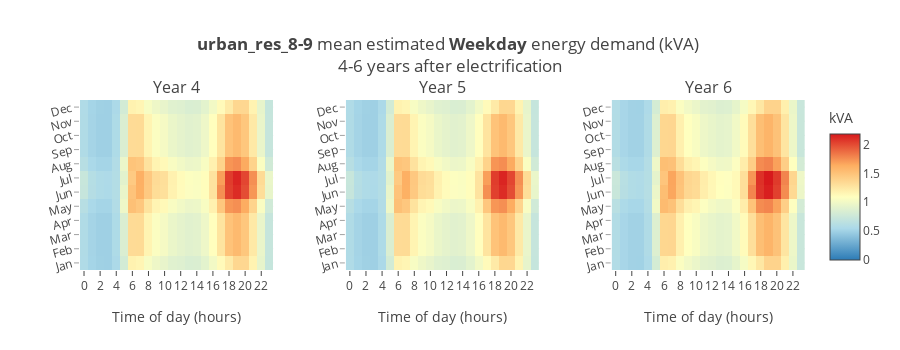

Source (notebook cell):
### Code cell
exc.plotExpHourlyProfiles('urban_res_8-9', 'Weekday', yearstart=4, yearend=6)

### Figure 1 — Plotly figure (JSON) as saved in the notebook; plotly's stock layout.template omitted (floating-point values rounded to 4 significant figures; data arrays with more than 128 entries replaced by an {"elided": "..."} marker saying what was removed)
{"data": [{"colorbar": {"len": 1, "title": "kVA", "yanchor": "middle"}, "colorscale": [[0, "rgb(215,25,28)"], [0.25, "rgb(253,174,97)"], [0.5, "rgb(255,255,191)"], [0.75, "rgb(171,217,233)"], [1, "rgb(44,123,182)"]], "hoverinfo": "text", "reversescale": true, "showscale": true, "text": {"elided": "12x24 str values"}, "type": "heatmap", "x": {"elided": "288 int values"}, "xaxis": "x1", "y": {"elided": "288 int values"}, "yaxis": "y1", "z": {"elided": "288 float values"}, "zmax": 2.18, "zmin": 0}, {"colorbar": {"len": 1, "title": "kVA", "yanchor": "middle"}, "colorscale": [[0, "rgb(215,25,28)"], [0.25, "rgb(253,174,97)"], [0.5, "rgb(255,255,191)"], [0.75, "rgb(171,217,233)"], [1, "rgb(44,123,182)"]], "hoverinfo": "text", "reversescale": true, "showscale": false, "text": {"elided": "12x24 str values"}, "type": "heatmap", "x": {"elided": "288 int values"}, "xaxis": "x2", "y": {"elided": "288 int values"}, "yaxis": "y2", "z": {"elided": "288 float values"}, "zmax": 2.18, "zmin": 0}, {"colorbar": {"len": 1, "title": "kVA", "yanchor": "middle"}, "colorscale": [[0, "rgb(215,25,28)"], [0.25, "rgb(253,174,97)"], [0.5, "rgb(255,255,191)"], [0.75, "rgb(171,217,233)"], [1, "rgb(44,123,182)"]], "hoverinfo": "text", "reversescale": true, "showscale": false, "text": {"elided": "12x24 str values"}, "type": "heatmap", "x": {"elided": "288 int values"}, "xaxis": "x3", "y": {"elided": "288 int values"}, "yaxis": "y3", "z": {"elided": "288 float values"}, "zmax": 2.18, "zmin": 0}], "layout": {"annotations": [{"font": {"size": 16}, "showarrow": false, "text": "Year 4", "x": 0.1333, "xanchor": "center", "xref": "paper", "y": 1, "yanchor": "bottom", "yref": "paper"}, {"font": {"size": 16}, "showarrow": false, "text": "Year 5", "x": 0.5, "xanchor": "center", "xref": "paper", "y": 1, "yanchor": "bottom", "yref": "paper"}, {"font": {"size": 16}, "showarrow": false, "text": "Year 6", "x": 0.8667, "xanchor": "center", "xref": "paper", "y": 1, "yanchor": "bottom", "yref": "paper"}], "height": 350, "showlegend": false, "title": "<b>urban_res_8-9</b> mean estimated <b>Weekday</b> energy demand (kVA) <br />4-6 years after electrification", "xaxis1": {"anchor": "y1", "domain": [0, 0.2667], "tickvals": [0, 2, 4, 6, 8, 10, 12, 14, 16, 18, 20, 22], "title": "Time of day (hours)"}, "xaxis2": {"anchor": "y2", "domain": [0.3667, 0.6333], "tickvals": [0, 2, 4, 6, 8, 10, 12, 14, 16, 18, 20, 22], "title": "Time of day (hours)"}, "xaxis3": {"anchor": "y3", "domain": [0.7333, 1], "tickvals": [0, 2, 4, 6, 8, 10, 12, 14, 16, 18, 20, 22], "title": "Time of day (hours)"}, "yaxis1": {"anchor": "x1", "domain": [0, 1], "tickangle": -15, "ticktext": ["Jan", "Feb", "Mar", "Apr", "May", "Jun", "Jul", "Aug", "Sep", "Oct", "Nov", "Dec"], "tickvals": [1, 2, 3, 4, 5, 6, 7, 8, 9, 10, 11, 12], "tickwidth": 0.5, "type": "category"}, "yaxis2": {"anchor": "x2", "domain": [0, 1], "tickangle": -15, "ticktext": ["Jan", "Feb", "Mar", "Apr", "May", "Jun", "Jul", "Aug", "Sep", "Oct", "Nov", "Dec"], "tickvals": [1, 2, 3, 4, 5, 6, 7, 8, 9, 10, 11, 12], "tickwidth": 0.5, "type": "category"}, "yaxis3": {"anchor": "x3", "domain": [0, 1], "tickangle": -15, "ticktext": ["Jan", "Feb", "Mar", "Apr", "May", "Jun", "Jul", "Aug", "Sep", "Oct", "Nov", "Dec"], "tickvals": [1, 2, 3, 4, 5, 6, 7, 8, 9, 10, 11, 12], "tickwidth": 0.5, "type": "category"}}}
